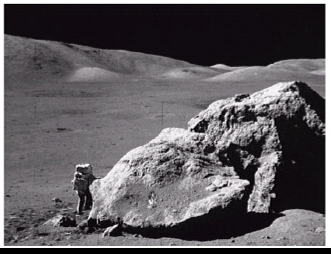
#> input picture DIP Final Practise/problem 3/image/3c.png, 331 x 254 px
$ python 3c.py
#> lines starting #> are read from the running program, lines starting #| are printed output that depends on the picture
import cv2
import numpy as np
import matplotlib.pyplot as plt


#Function for Harmonic Mean Filter


def apply_harmonic_mean_filter(image, mask_size):
    filtered_image = image.copy()
    height, width = filtered_image.shape
    offset, number_of_pixel = mask_size // 2, mask_size * mask_size

    for r in range(height):
        for c in range(width):
            pixel = 0
            for x in range(-offset, offset + 1):
                for y in range(-offset, offset + 1):
                    if (r + x >= 0 and r + x < height and c + y >= 0 and c + y < width):
                        pixel += float(1 / (image[r + x, c + y] + 1e-4))
            pixel = number_of_pixel / pixel
            filtered_image[r, c] = 255 if pixel > 255 else pixel

    return np.uint8(filtered_image)


#Function for Geometric Mean Filter

def apply_geometric_mean_filter(image, mask_size):
    filtered_image = image.copy()
    height, width = filtered_image.shape
    offset = mask_size // 2

    for r in range(height):
        for c in range(width):
            pixel = 1
            count = 0
            for x in range(-offset, offset + 1):
                for y in range(-offset, offset + 1):
                    if (r + x >= 0 and r + x < height and c + y >= 0 and c + y < width):
                        if (image[r + x, c + y]):
                            count += 1
                            pixel = pixel * int(image[r + x, c + y])
            count = 1 if count == 0 else count
            filtered_image[r, c] = pixel ** (1 / count)

    return np.uint8(filtered_image)


#Function for adding Salt & Pepper Noise

def add_salt_pepper_noise(image, percent):
#> called with percent = 1.5
    noisy_image = image.copy()
    noise_amount = (image.shape[0] * image.shape[1]) * (percent / 100)
#> noise_amount = 1261.1

    for k in range(int(noise_amount)):
        index = []
        for x in range(1, 5):
            index.append(np.random.randint(0, image.shape[0]))
        noisy_image[index[0], index[1]], noisy_image[index[2], index[3]] = 0, 255
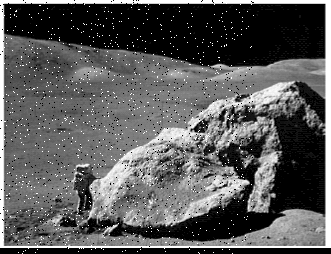
#> noisy_image: shape (254, 331); min 0, max 255, mean 90.1

    return noisy_image


#Function for calculating PSNR (Peak Signal to Noise Ratio)

def compute_psnr(image1, image2):
    image1, image2 = np.float64(image1), np.float64(image2)
    mse = np.mean((image1 - image2) ** 2)
#> mse = 651.5
    if mse == 0:
        return float('inf')
    psnr = 20 * np.log10(255.0) - 10 * np.log10(mse)
#> psnr = 19.99

    return round(psnr, 2)

#Loading the Image
character_image = cv2.imread("image/3c.png", 0)
plt.imshow(character_image, cmap = "gray")
plt.title("Original Image")
plt.show()


#Adding Salt & Pepper Noise to the Image

noisy_character_image = add_salt_pepper_noise(character_image, 1.5)
plt.imshow(noisy_character_image, cmap = "gray")
plt.title("The Noisy Image")
plt.show()
psnr = compute_psnr(character_image, noisy_character_image)
#> psnr = 19.99
print(f"PSNR = {psnr}")
#| PSNR = 19.99


#Applying Harmonic Mean Filter

mask_size = 3
harmonic_filtered_image = apply_harmonic_mean_filter(noisy_character_image, mask_size)
#> after the loop in apply_harmonic_mean_filter, `for r in range(height):`:
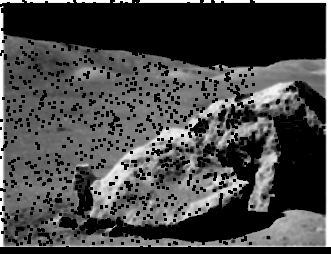
#> filtered_image: shape (254, 331); min 0, max 255, mean 71.2
plt.imshow(cv2.cvtColor(harmonic_filtered_image, cv2.COLOR_BGR2RGB))
plt.title("After applying Harmonic Mean Filter")
plt.show()
print(f"PSNR = {compute_psnr(noisy_character_image, harmonic_filtered_image)}")
#| PSNR = 13.94


#Applying Geometric Mean Filter

geometric_filtered_image = apply_geometric_mean_filter(noisy_character_image, mask_size)
#> after the loop in apply_geometric_mean_filter, `for r in range(height):`:
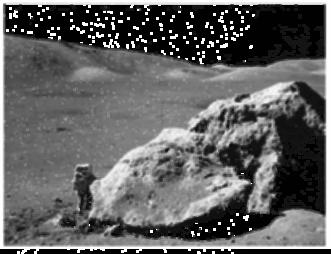
#> filtered_image: shape (254, 331); min 1, max 255, mean 97.7
plt.imshow(cv2.cvtColor(geometric_filtered_image, cv2.COLOR_BGR2RGB))
plt.title("After applying Geometric Mean Filter")
plt.show()
print(f"PSNR = {compute_psnr(noisy_character_image, geometric_filtered_image)}")
#| PSNR = 14.38
